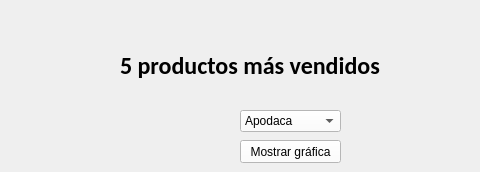
      <widget class="QWidget" name="tab_9">
       <property name="styleSheet">
        <string notr="true">alternate-background-color: rgb(255, 255, 255);</string>
       </property>
       <attribute name="title">
        <string>Gráficas de barra</string>
       </attribute>
       <widget class="QLabel" name="nombre_cte_gest_sald_26">
        <property name="enabled">
         <bool>true</bool>
        </property>
        <property name="geometry">
         <rect>
          <x>120</x>
          <y>50</y>
          <width>351</width>
          <height>31</height>
         </rect>
        </property>
        <property name="font">
         <font>
          <family>Calibri</family>
          <pointsize>18</pointsize>
          <weight>75</weight>
          <bold>true</bold>
         </font>
        </property>
        <property name="text">
         <string>5 productos más vendidos</string>
        </property>
       </widget>
       <widget class="QPushButton" name="boton_mostrar_grafica_barra">
        <property name="geometry">
         <rect>
          <x>240</x>
          <y>140</y>
          <width>101</width>
          <height>23</height>
         </rect>
        </property>
        <property name="styleSheet">
         <string notr="true">background-color: rgb(255, 255, 255);</string>
        </property>
        <property name="text">
         <string>Mostrar gráfica</string>
        </property>
       </widget>
       <widget class="QComboBox" name="combo_grafica_barra_almacen_elegido">
        <property name="geometry">
         <rect>
          <x>240</x>
          <y>110</y>
          <width>101</width>
          <height>22</height>
         </rect>
        </property>
        <property name="styleSheet">
         <string notr="true">background-color: rgb(255, 255, 255);</string>
        </property>
        <item>
         <property name="text">
          <string>Apodaca</string>
         </property>
        </item>
        <item>
         <property name="text">
          <string>Escobedo</string>
         </property>
        </item>
       </widget>
      </widget>
